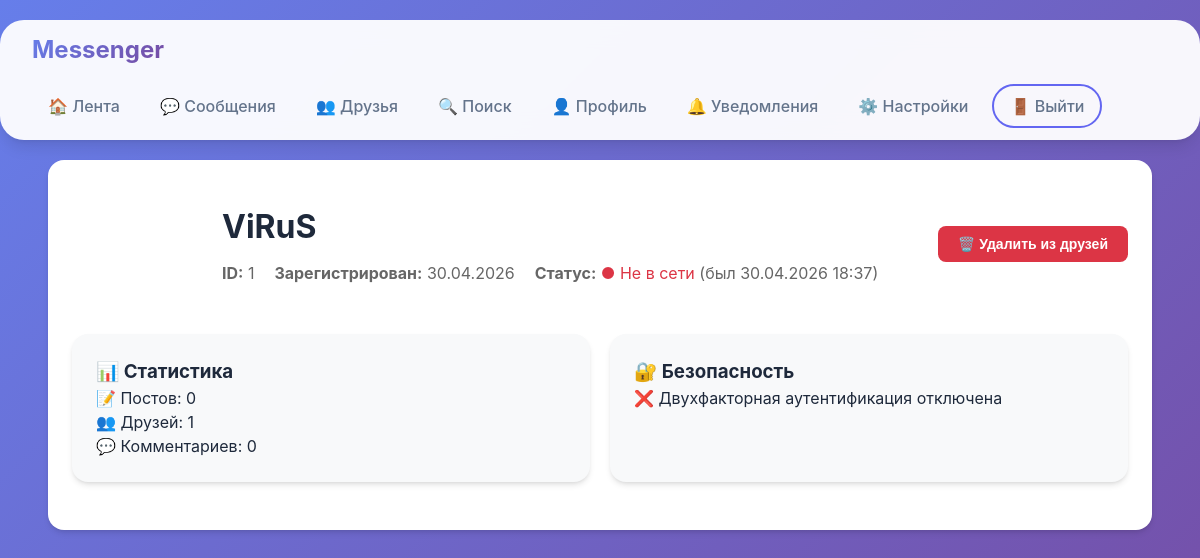
Screenshot of /profile/ViRuS (signed in) with the database file from the repository.
### models.py (models this page shows, shortened)
class User(db.Model):
    id = db.Column(db.Integer, primary_key=True)
    username = db.Column(db.String(80), unique=True, nullable=False)
    email = db.Column(db.String(120), unique=True, nullable=True)
    email_verified = db.Column(db.Boolean, default=False)
    verification_token = db.Column(db.String(200), nullable=True)
    password_hash = db.Column(db.String(200), nullable=False)
    created_at = db.Column(db.DateTime, default=datetime.now(timezone.utc))
    last_seen = db.Column(db.DateTime, default=datetime.now(timezone.utc))
    is_online = db.Column(db.Boolean, default=False)
    otp_secret = db.Column(db.String(32))
    is_2fa_enabled = db.Column(db.Boolean, default=False)
    public_key = db.Column(db.Text, nullable=True)
    private_key_encrypted = db.Column(db.Text, nullable=True)
    key_derivation_salt = db.Column(db.String(64), nullable=True)
    encryption_algorithm = db.Column(db.String(20), default='AES-256-GCM')
    role = db.Column(db.String(20), default='user')
    is_banned = db.Column(db.Boolean, default=False)
    ban_reason = db.Column(db.String(500), nullable=True)
    banned_until = db.Column(db.DateTime, nullable=True)
    banned_by = db.Column(db.Integer, db.ForeignKey('user.id'), nullable=True)
    role_assigned_by = db.Column(db.Integer, db.ForeignKey('user.id'), nullable=True)
    role_assigned_at = db.Column(db.DateTime, default=datetime.now(timezone.utc))
    avatar = db.Column(db.String(200), nullable=True)  # Путь к аватарке
    avatar_thumb = db.Column(db.String(200), nullable=True)  # Миниатюра
    posts = db.relationship('Post', backref='author', lazy='dynamic', cascade='all, delete-orphan')
    sent_messages = db.relationship('Message', foreign_keys='Message.sender_id',
                                   backref='sender', lazy='dynamic')
    received_messages = db.relationship('Message', foreign_keys='Message.receiver_id',
                                       backref='receiver', lazy='dynamic')
    comments = db.relationship('Comment', backref='author', lazy='dynamic')
    @property
    def friends(self):
        friends_as_user = User.query.join(
            Friendship, Friendship.friend_id == User.id
        ).filter(
            Friendship.user_id == self.id,
            Friendship.status == 'accepted'
        ).all()
        friends_as_friend = User.query.join(
            Friendship, Friendship.user_id == User.id
        ).filter(
            Friendship.friend_id == self.id,
            Friendship.status == 'accepted'
        ).all()
        all_friends = list(set(friends_as_user + friends_as_friend))
        return all_friends

### app.py (the view)
@app.route('/profile/<username>')
@login_required
def user_profile(username):
    current_user_id = session['user_id']
    current_user = db.session.get(User, current_user_id)
    user = User.query.filter_by(username=username).first_or_404()
    are_friends = Friendship.query.filter(
        (
            (Friendship.user_id == current_user_id) &
            (Friendship.friend_id == user.id) &
            (Friendship.status == 'accepted')
        ) | (
            (Friendship.user_id == user.id) &
            (Friendship.friend_id == current_user_id) &
            (Friendship.status == 'accepted')
        )
    ).first() is not None
    recent_posts = Post.query.filter_by(user_id=user.id).order_by(Post.created_at.desc()).limit(5).all()
    return render_template('profile/profile.html',
                         user=user,
                         is_friend=are_friends,
                         recent_posts=recent_posts,
                         current_user=current_user)

### app.py (called while the page is built)
@app.before_request
def global_auth_check():
    if request.endpoint and request.endpoint.startswith('static'):
        return None
    if request.endpoint not in PUBLIC_ENDPOINTS:
        if 'user_id' not in session:
            if request.headers.get('X-Requested-With') == 'XMLHttpRequest' or request.path.startswith('/api/'):
                return jsonify({'error': 'Требуется авторизация'}), 401
            flash('Пожалуйста, войдите в систему', 'warning')
            return redirect(url_for('login'))
        user = db.session.get(User, session['user_id'])
        if user and user.is_banned:
            session.clear()
            flash('Ваш аккаунт заблокирован. Обратитесь к администратору.', 'error')
            return redirect(url_for('login'))
        g.current_user = user

@app.before_request
def update_last_seen():
    if 'user_id' in session:
        user = db.session.get(User, session['user_id'])
        if user:
            user.last_seen = datetime.now(timezone.utc)
            db.session.commit()

@app.context_processor
def inject_user():
    if 'user_id' in session:
        user = db.session.get(User, session['user_id'])
        return {'current_user': user}
    return {'current_user': None}

### auth.py (called while the page is built)
def login_required(f):
    @wraps(f)
    def decorated_function(*args, **kwargs):
        if 'user_id' not in session:
            if request.headers.get('X-Requested-With') == 'XMLHttpRequest':
                return {'error': 'Требуется авторизация'}, 401
            flash('Пожалуйста, войдите в систему', 'warning')
            return redirect(url_for('login'))
        return f(*args, **kwargs)
    return decorated_function

### templates/profile/profile.html (shortened to what this page needs)
{% extends "base.html" %}
{% block content %}
<div class="container">
    <div class="card">
        <div style="display: flex; align-items: center; gap: 30px; margin-bottom: 30px; flex-wrap: wrap;">
            <div style="position: relative; text-align: center;">
                <div class="post-avatar" style="width: 120px; height: 120px; font-size: 48px; background-image: url('{{ url_for('get_avatar', user_id=user.id) }}'); background-size: cover; background-position: center; display: flex; align-items: center; justify-content: center;">
                </div>
            </div>
            <div style="flex: 1;">
                <h1 style="margin-bottom: 10px;">{{ user.username }}</h1>
                <div style="display: flex; gap: 20px; color: #666; flex-wrap: wrap;">
                    <div>
                        <strong>ID:</strong> {{ user.id }}
                    </div>
                    <div>
                        <strong>Зарегистрирован:</strong>
                        {{ user.created_at.strftime('%d.%m.%Y') }}
                    </div>
                    <div>
                        <strong>Статус:</strong>
                        {% if user.is_online %}
                            <span style="color: #28a745;">● Онлайн</span>
                        {% else %}
                            <span style="color: #dc3545;">● Не в сети</span>
                            (был {{ user.last_seen.strftime('%d.%m.%Y %H:%M') }})
                        {% endif %}
                    </div>
                </div>
            </div>
            {% if current_user.id == user.id %}
            <a href="{{ url_for('settings') }}" class="btn">
                ⚙️ Настройки профиля
            </a>
            {% else %}
                {% if not is_friend %}
                    {% if friend_request_sent %}
                    <form action="{{ url_for('cancel_friend_request', user_id=user.id) }}" method="POST" style="margin: 0;">
                        <input type="hidden" name="csrf_token" value="{{ csrf_token() }}">
                        <button type="submit" class="btn" style="background: #ffc107; color: #000;">
                            ⏳ Запрос отправлен
                        </button>
                    </form>
                    {% else %}
                    <form action="{{ url_for('add_friend', user_id=user.id) }}" method="POST">
                        <input type="hidden" name="csrf_token" value="{{ csrf_token() }}">
                        <button type="submit" class="btn" style="background: #28a745;">
                            👥 Добавить в друзья
                        </button>
                    </form>
                    {% endif %}
                {% else %}
                <form action="{{ url_for('remove_friend', friend_id=user.id) }}" method="POST" style="margin: 0;">
                    <button type="submit" class="btn" style="background: #dc3545;">
                        🗑️ Удалить из друзей
                    </button>
                </form>
                {% endif %}
            {% endif %}
        </div>
        <div style="display: grid; grid-template-columns: repeat(auto-fit, minmax(250px, 1fr)); gap: 20px; margin-top: 30px;">
            <div class="card" style="background: #f8f9fa;">
                <h3>📊 Статистика</h3>
                <ul style="list-style: none; padding: 0;">
                    <li>📝 Постов: {{ user.posts.count() }}</li>
                    <li>👥 Друзей: {{ user.friends|length }}</li>
                    <li>💬 Комментариев: {{ user.comments.count() }}</li>
                </ul>
            </div>
            <div class="card" style="background: #f8f9fa;">
                <h3>🔐 Безопасность</h3>
                <p>
                    {% if user.is_2fa_enabled %}
                        ✅ Двухфакторная аутентификация включена
                    {% else %}
                        ❌ Двухфакторная аутентификация отключена
                    {% endif %}
                </p>
            </div>
        </div>
    </div>
</div>
{% endblock %}

### static/css/style.css (style rules this page uses)
:root { --primary: #6366f1; --primary-dark: #4f46e5; --primary-light: #818cf8; --secondary: #64748b; --success: #10b981; --danger: #ef4444; --warning: #f59e0b; --info: #3b82f6; --bg-primary: #f8fafc; --bg-secondary: #ffffff; --bg-dark: #1e293b; --bg-gradient: linear-gradient(135deg, #667eea 0%, #764ba2 100%); --text-primary: #1e293b; --text-secondary: #64748b; --text-light: #94a3b8; --text-white: #ffffff; --border: #e2e8f0; --border-light: #f1f5f9; --shadow-sm: 0 1px 2px 0 rgb(0 0 0 / 0.05); --shadow: 0 1px 3px 0 rgb(0 0 0 / 0.1), 0 1px 2px -1px rgb(0 0 0 / 0.1); --shadow-md: 0 4px 6px -1px rgb(0 0 0 / 0.1), 0 2px 4px -2px rgb(0 0 0 / 0.1); --shadow-lg: 0 10px 15px -3px rgb(0 0 0 / 0.1), 0 4px 6px -4px rgb(0 0 0 / 0.1); --shadow-xl: 0 20px 25px -5px rgb(0 0 0 / 0.1), 0 8px 10px -6px rgb(0 0 0 / 0.1); --transition: all 0.3s cubic-bezier(0.4, 0, 0.2, 1); --transition-fast: all 0.15s ease; --radius-sm: 0.375rem; --radius: 0.5rem; --radius-md: 0.75rem; --radius-lg: 1rem; --radius-xl: 1.5rem; --radius-full: 9999px; }
* { margin: 0; padding: 0; box-sizing: border-box; }
html { scroll-behavior: smooth; }
body { font-family: 'Inter', -apple-system, BlinkMacSystemFont, 'Segoe UI', Roboto, 'Helvetica Neue', sans-serif; background: linear-gradient(135deg, #667eea 0%, #764ba2 100%); min-height: 100vh; color: var(--text-primary); line-height: 1.5; -webkit-font-smoothing: antialiased; -moz-osx-font-smoothing: grayscale; }
.container { max-width: 1280px; margin: 0 auto; padding: 0 24px; }
.card { background: var(--bg-secondary); border-radius: var(--radius-lg); padding: 24px; margin-bottom: 24px; box-shadow: var(--shadow-md); transition: var(--transition); }
.btn { display: inline-flex; align-items: center; justify-content: center; gap: 8px; padding: 10px 20px; background: var(--primary); color: white; border: none; border-radius: var(--radius); font-weight: 600; font-size: 14px; cursor: pointer; transition: var(--transition); text-decoration: none; }
.post-avatar { width: 50px; height: 50px; border-radius: 50%; background: var(--bg-gradient); color: white; display: flex; align-items: center; justify-content: center; font-weight: bold; font-size: 20px; }

### rows the page displays
User: username "ViRuS", id "1", created_at "30.04.2026", last_seen "30.04.2026 18:37"

### other values shown
{{ user.posts.count() }} "0"
{{ user.friends|length }} "1"
{{ user.comments.count() }} "0"
